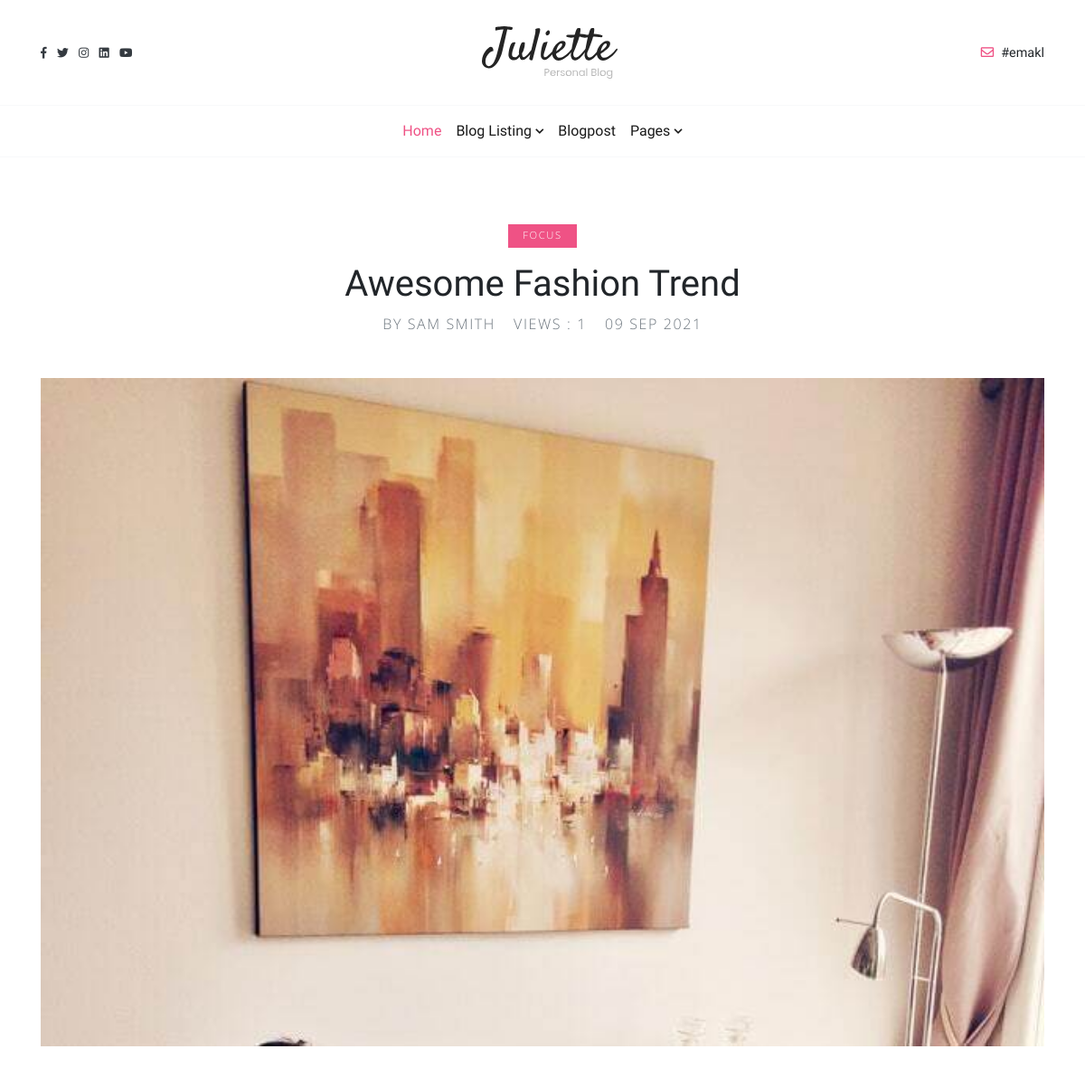
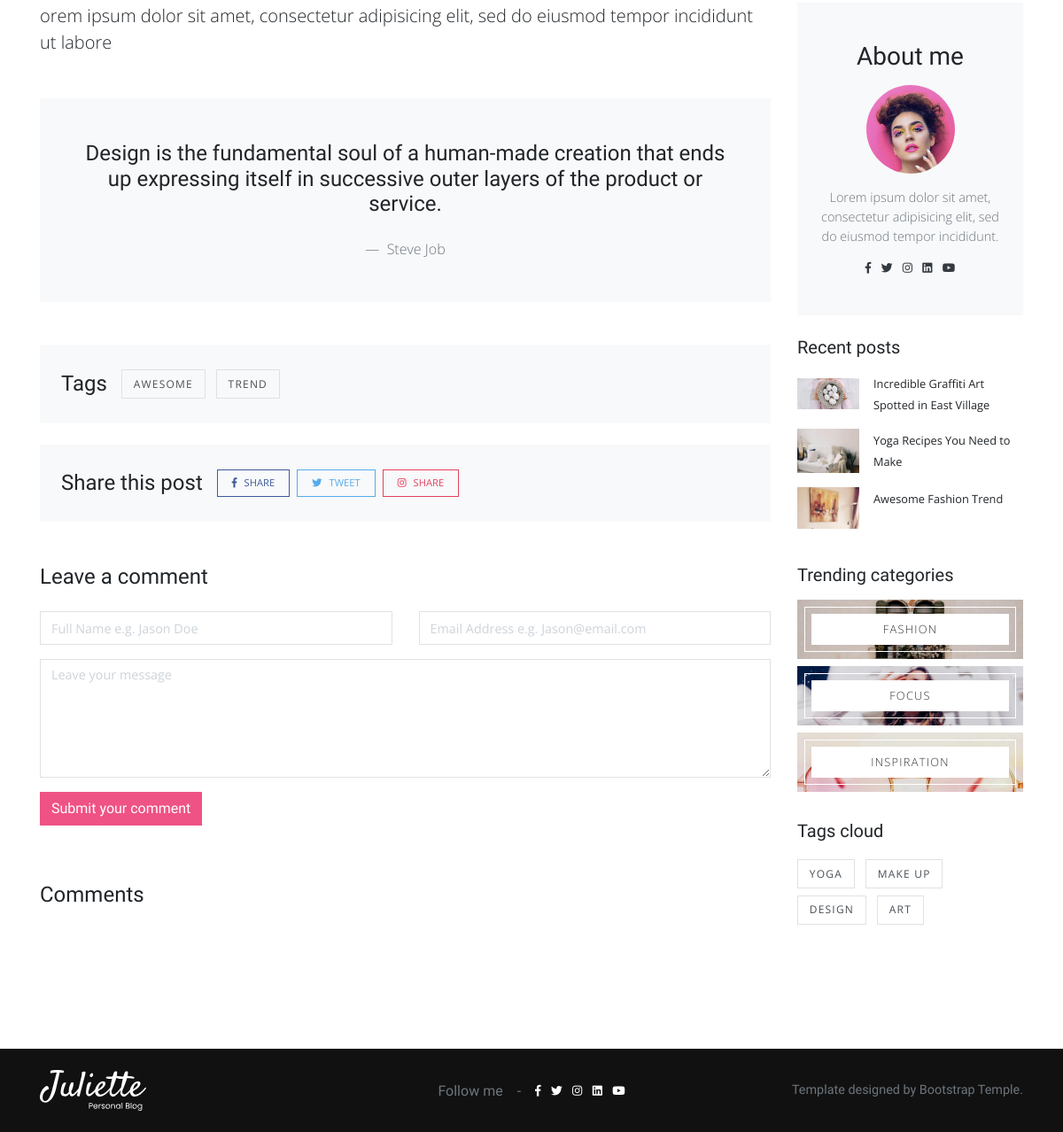
The app's page /blog/3/awesome/ with its own data (2 pictures, top to bottom).
### blogs/models.py (models this page shows, shortened)
class About_me(models.Model):
    image = models.ImageField(upload_to="user/")
    detail = models.TextField()
    instagram  = models.CharField(max_length=300)
    twiter  = models.CharField(max_length=300)
    linked_in  = models.CharField(max_length=300)
    youtube  = models.CharField(max_length=300)
    facebook  = models.CharField(max_length=300)
    email  = models.CharField(max_length=300)

class Blog(models.Model):
    id  = models.AutoField(primary_key=True)
    name  = models.CharField(max_length=100)
    tags = TaggableManager()
    category = models.ForeignKey(Category, on_delete=models.CASCADE)
    slug = models.SlugField()
    image  = models.ImageField(upload_to="blogs/",)
    overview  = models.CharField(max_length=100)
    detail = tinymce_models.HTMLField()
    writer = models.CharField(max_length=100)
    created_at = models.DateTimeField(auto_now_add = True)
    updated_at = models.DateTimeField(auto_now = True)
    is_active = models.BooleanField(default=True)
    views   = models.BigIntegerField(default=0)

class Category(models.Model):
    name  = models.CharField(max_length=100)
    slug = models.SlugField()
    image  = models.ImageField(upload_to="category/",)
    def __str__(self):
        return self.name

class Quote(models.Model):
    quote = models.TextField()
    by = models.CharField(max_length=10)
    created_at = models.DateTimeField(auto_now_add=True)

### core/views.py (the view, shortened to what this page needs)
# urls.py: 2. Add a URL to urlpatterns:  path('blog/', include('blog.urls'))
def blog(request, id, slug):
    blog = get_object_or_404(Blog , id=id , slug=slug)
    blog.views = blog.views + 1
    blog.save()
    quote = Quote.objects.get(id= 1)
    comment = Comment.objects.filter(blog = blog)[:10:-1]
    context = {
    'blog':blog,
    'quote':quote,
    'comments':comment,
    }
    return render(request,'core/basics/blog.html',context)

### core/templates/core/basics/blog.html (shortened to what this page needs)
{% extends "core/base.html" %}
{% block content %}
<section class="py-5">
  <div class="container py-4">
    <div class="row text-center">
      <div class="col-lg-8 mx-auto"><a class="category-link mb-3 d-inline-block" href="{% url 'category' blog.category.id blog.category.slug %}">{{blog.category}}</a>
        <h1>{{blog.name}}</h1>
        <ul class="list-inline mb-5">
          <li class="list-inline-item mx-2"><a class="text-uppercase text-muted reset-anchor" href="#">{{blog.writer}}</a></li>
          <li class="list-inline-item mx-2"><a class="text-uppercase text-muted reset-anchor" href="#">Views : {{blog.views}}</a></li>
          <li class="list-inline-item mx-2"><a class="text-uppercase text-muted reset-anchor" href="#">{{blog.created_at |  date:" d M Y" }}</a></li>
        </ul>
      </div>
    </div><img class="w-100 mb-5" src="{{blog.image.url}}" alt="...">
    <div class="row">
      <div class="col-lg-9">
        <p class="lead mb-5">{{blog.overview}}</p>
        <blockquote class="blockquote bg-light p-4 p-lg-5 text-center mb-5">
          <p class="h4 mb-4">{{quote.quote}}</p>
          <footer class="blockquote-footer">
            <cite title="Source Title">{{quote.by}}</cite>
          </footer>
        </blockquote>
        <div class="d-flex align-items-center flex-column flex-sm-row mb-4 p-4 bg-light">
          <h3 class="h4 mb-3 mb-sm-0">Tags</h3>
          <ul class="list-inline mb-0 ml-0 ml-sm-3">
            {% for tag in blog.tags.all %}
            <li class="list-inline-item my-1 mr-2"><a class="sidebar-tag-link" href="{% url 'tags' tag.slug %}">{{tag.name}}</a></li>
            {% endfor %}
          </ul>
        </div>
        <div class="d-flex align-items-center flex-column flex-sm-row mb-5 p-4 bg-light">
          <h3 class="h4 mb-3 mb-sm-0">Share this post</h3>
          <ul class="list-inline mb-0 ml-0 ml-sm-3">
            <li class="list-inline-item mr-1 my-1"><a class="social-link-share facebook" href="#"><i class="fab fa-facebook-f mr-2"></i>Share</a></li>
            <li class="list-inline-item mr-1 my-1"><a class="social-link-share twitter" href="#"><i class="fab fa-twitter mr-2"></i>Tweet</a></li>
            <li class="list-inline-item mr-1 my-1"><a class="social-link-share instagram" href="#"><i class="fab fa-instagram mr-2"></i>Share</a></li>
          </ul>
        </div>
        <h3 class="h4 mb-4">Leave a comment</h3>
        <form class="mb-5" method="post">
          <div class="row">
            <div class="form-group col-lg-6">
              <input class="form-control" type="text" name="name" placeholder="Full Name e.g. Jason Doe" required>
            </div>
            <div class="form-group col-lg-6">
              <input class="form-control" type="email" name="email" placeholder="Email Address e.g. Jason@email.com" required>
            </div>
            <div class="form-group col-lg-12">
              <textarea class="form-control" name="message" rows="5" placeholder="Leave your message" required></textarea>
            </div>
            <div class="form-group col-lg-12">
              <button class="btn btn-primary" type="submit">Submit your comment</button>
            </div>
          </div>
        </form>
        <h3 class="h4 mb-4">Comments</h3>
      </div>
      <div class="col-lg-3">
        {% include "core/components/about.html" %}
        {% include "core/components/recent_post.html" %}
        {% include "core/components/categories.html" %}
        {% include "core/components/tags.html" %}
      </div>
    </div>
  </div>
</section>
{% endblock %}

### core/templates/core/base.html (shortened to what this page needs)
{% load static %}
<!DOCTYPE html>
<html>
  <head>
    {% include "core/components/cslinks.html" %}
  </head>
  <body>
  {% include "core/components/nav.html" %}
    {% block content %}{% endblock content %}
    {% include "core/components/footer.html" %}
    {% include "core/components/jslinks.html" %}
  </body>
</html>

### core/templates/core/components/cslinks.html (shortened to what this page needs)
{% load static %}
<link rel="stylesheet" href="{% static "vendor/bootstrap/css/bootstrap.min.css" %} ">
<link rel="stylesheet" href="{% static "vendor/lightbox2/css/lightbox.min.css" %} ">
<link rel="stylesheet" href="{% static "css/style.default.css" id="theme-stylesheet" %}">
<link rel="stylesheet" href="{% static "css/custom.css" %}">

### core/templates/core/components/nav.html (shortened to what this page needs)
{% load static %}
<header class="header">
  <nav class="navbar navbar-expand-lg navbar-light py-4 index-forward bg-white">
    <div class="container d-flex justify-content-center justify-content-lg-between align-items-center">
      <ul class="list-inline small mb-0 text-dark d-none d-lg-block">
        <li class="list-inline-item"><a class="reset-anchor" href="{{about_me.facebook}}"><i class="fab fa-facebook-f"></i></a></li>
        <li class="list-inline-item"><a class="reset-anchor" href="{{about_me.twiter}}"><i class="fab fa-twitter"></i></a></li>
        <li class="list-inline-item"><a class="reset-anchor" href="{{about_me.instagram}}"><i class="fab fa-instagram"></i></a></li>
        <li class="list-inline-item"><a class="reset-anchor" href="{{about_me.linked_in}}"><i class="fab fa-linkedin"></i></a></li>
        <li class="list-inline-item"><a class="reset-anchor" href="{{about_me.youtube}}"><i class="fab fa-youtube"></i></a></li>
      </ul><a class="navbar-brand" href="{% url 'home' %}"><img src="{% static "img/logo.svg"%}" alt="..." width="150"></a><a class="reset-anchor text-small mb-0 h6 d-none d-lg-block" href="mailto:{{about_me.email}}"><i class="far fa-envelope mr-2 text-primary"></i>{{about_me.email}}</a>
    </div>
  </nav>
  <nav class="navbar navbar-expand-lg navbar-light border-top border-bottom border-light">
    <div class="container">
      <div class="collapse navbar-collapse" id="navbarSupportedContent">
        <ul class="navbar-nav mx-auto">
          <li class="nav-item">
            <a class="nav-link active" href="{% url 'home' %}">Home</a>
          </li>
          <li class="nav-item dropdown"><a class="nav-link dropdown-toggle" id="listingVariants" href="#" data-toggle="dropdown" aria-haspopup="true" aria-expanded="false">Blog Listing</a>
          </li>
          <li class="nav-item">
            <a class="nav-link" href="post.html">Blogpost</a>
          </li>
          <li class="nav-item dropdown"><a class="nav-link dropdown-toggle" id="pages" href="#" data-toggle="dropdown" aria-haspopup="true" aria-expanded="false">Pages</a>
          </li>
        </ul>
      </div>
    </div>
  </nav>
</header>

### core/templates/core/components/about.html
{% load static %}
<div class="card rounded-0 border-0 bg-light mb-4 py-lg-4">
  <div class="card-body text-center">
    <h2 class="h3 mb-3">About me</h2><img class="rounded-circle mb-3" src="{{about_me.image.url}}" alt="..." width="100">
    <p class="text-small text-muted">{{about_me.detail}}</p>
    <ul class="list-inline small mb-0 text-dark">
      <li class="list-inline-item"><a class="reset-anchor" href="{{about_me.facebook}}"><i class="fab fa-facebook-f"></i></a></li>
      <li class="list-inline-item"><a class="reset-anchor" href="{{about_me.twiter}}"><i class="fab fa-twitter"></i></a></li>
      <li class="list-inline-item"><a class="reset-anchor" href="{{about_me.instagram}}"><i class="fab fa-instagram"></i></a></li>
      <li class="list-inline-item"><a class="reset-anchor" href="{{about_me.linked_in}}"><i class="fab fa-linkedin"></i></a></li>
      <li class="list-inline-item"><a class="reset-anchor" href="{{about_me.youtube}}"><i class="fab fa-youtube"></i></a></li>
    </ul>
  </div>
</div>

### core/templates/core/components/recent_post.html
{% load static %}
<div class="card rounded-0 border-0 mb-4">
  <div class="card-body p-0">
    <h2 class="h5 mb-3">Recent posts</h2>
    {% for blog in recent_blogs %}
    <div class="media mb-3"><a class="d-block my-auto" href="{% url 'blog' blog.id blog.slug %}"><img class="img-fluid" src="{{blog.image.url}}" alt="" width="70"></a>
      <div class="media-body ml-3">
        <small><a class="reset-anchor" href="{% url 'blog' blog.id blog.slug %}">{{blog.name}}</a></small>
      </div>
    </div>
    {% endfor %}
  </div>
</div>

### core/templates/core/components/categories.html
{% load static %}
<div class="card rounded-0 border-0 mb-4">
  <div class="card-body p-0">
    <h2 class="h5 mb-3">Trending categories</h2>
    {% for category in categories  %}
    <a class="category-block category-block-sm bg-center bg-cover mb-2" style="background: url({{category.image.url}})" href="{% url 'category' category.id category.slug %}"><span class="category-block-title">{{category.name}}</span>
    </a>
    {% endfor %}
  </div>
</div>

### core/templates/core/components/tags.html
{% load static %}
<div class="card rounded-0 border-0 mb-4">
  <div class="card-body p-0">
    <h2 class="h5 mb-3">Tags cloud</h2>
    <ul class="list-inline">
      {% for tag in tags %}
      <li class="list-inline-item my-1 mr-2"><a class="sidebar-tag-link" href="{% url 'tags' tag.slug %}">{{tag}}</a></li>
      {% endfor %}
    </ul>
  </div>
</div>

### core/templates/core/components/footer.html
{% load static %}
<footer class="py-4" style="background: #111">
  <div class="container text-center">
    <div class="row align-items-center">
      <div class="col-md-4 text-lg-left"><img src="{% static "img/logo-footer.svg" %}" alt="..." width="120"></div>
      <div class="col-md-4 text-center">
        <div class="d-flex align-items-center flex-wrap justify-content-center">
          <h6 class="text-muted mb-0 py-2 mr-3">Follow me<span class="ml-3">-</span></h6>
          <ul class="list-inline small mb-0 text-white">
            <li class="list-inline-item"><a class="reset-anchor" href="{{about_me.facebook}}"><i class="fab fa-facebook-f"></i></a></li>
            <li class="list-inline-item"><a class="reset-anchor" href="{{about_me.twiter}}"><i class="fab fa-twitter"></i></a></li>
            <li class="list-inline-item"><a class="reset-anchor" href="{{about_me.instagram}}"><i class="fab fa-instagram"></i></a></li>
            <li class="list-inline-item"><a class="reset-anchor" href="{{about_me.linked_in}}"><i class="fab fa-linkedin"></i></a></li>
            <li class="list-inline-item"><a class="reset-anchor" href="{{about_me.youtube}}"><i class="fab fa-youtube"></i></a></li>
          </ul>
        </div>
      </div>
      <div class="col-md-4 text-lg-right">
        <p class="mb-0 text-muted text-small text-heading">Template designed by <a href="https://bootstraptemple.com/p/juliette" class="text-reset">Bootstrap Temple</a>. </p>
      </div>
    </div>
  </div>
</footer>

### core/templates/core/components/jslinks.html (shortened to what this page needs)
{% load static %}
<link rel="stylesheet" href="https://use.fontawesome.com/releases/v5.7.1/css/all.css">

### records on screen
About_me: email "#emakl", image (picture), detail "Lorem ipsum dolor sit amet, consectetur adipisicing elit, sed do eiusmod tempor incididunt."
Blog: category "FOCUS", name "Awesome Fashion Trend", writer "BY SAM SMITH", views "1", created_at "09 SEP 2021", image (picture), overview "orem ipsum dolor sit amet, consectetur adipisicing elit, sed do eiusmod tempor incididunt ut labore"
Quote: quote "Design is the fundamental soul of a human-made creation that ends up expressing itself in successive outer layers of the product or service.", by "Steve Job"
Tag: name "AWESOME"
Tag: name "TREND"
Blog: image (picture), name "Incredible Graffiti Art Spotted in East Village"
Blog: image (picture), name "Yoga Recipes You Need to Make"
Category: image (picture), name "FASHION"
Category: image (picture), name "FOCUS"
Category: image (picture), name "INSPIRATION"
Tag: name "YOGA"
Tag: name "MAKE UP"
Tag: name "DESIGN"
Tag: name "ART"
